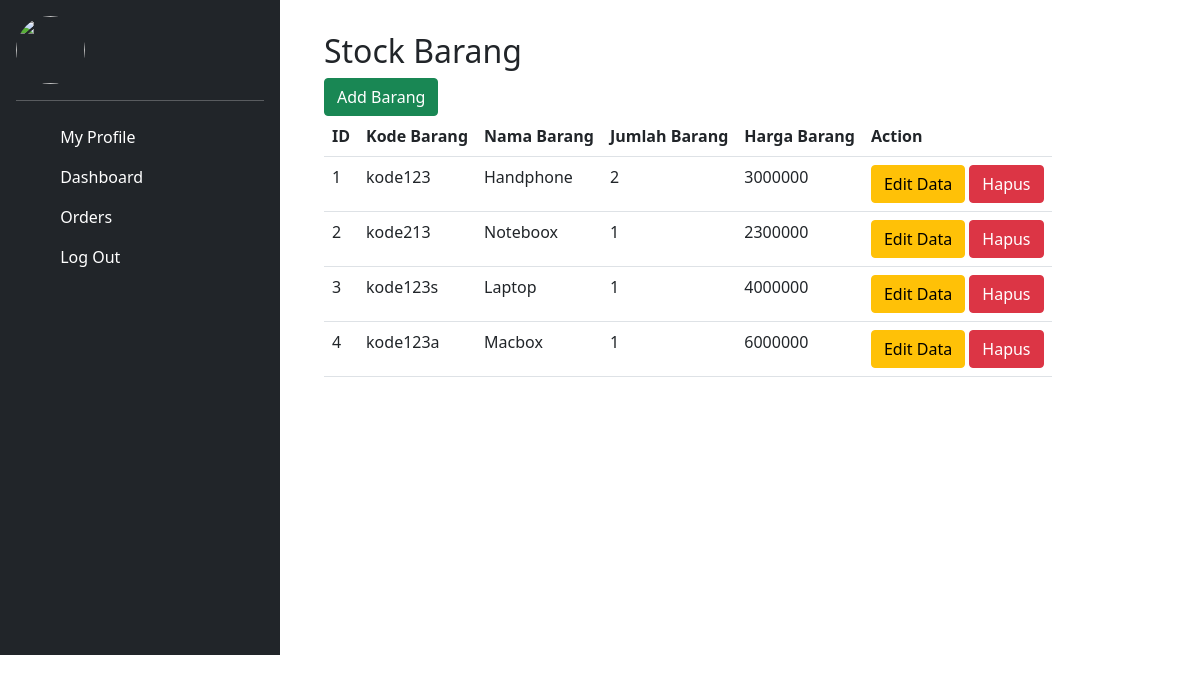
The page /orders on the database as committed earlier.
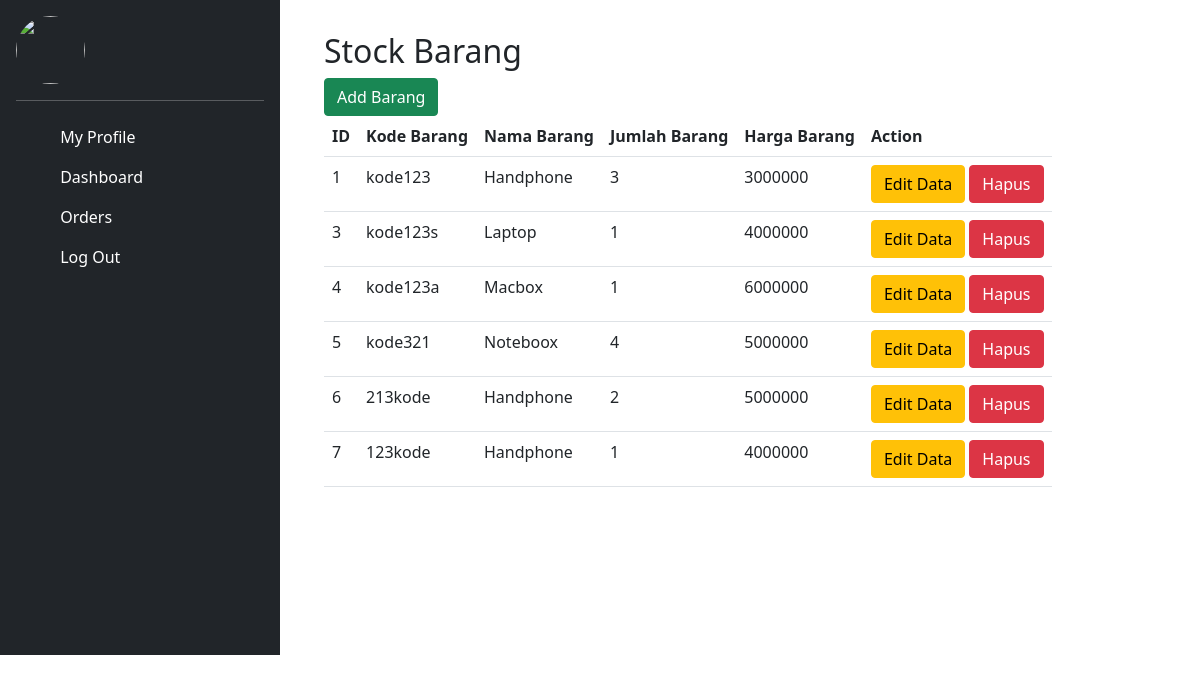
The same page on the database as committed later.
### tables this page shows
CREATE TABLE "barang" (
	"id" INTEGER,
	"kode_barang"	VARCHAR(255),
	"nama_barang"	VARCHAR(255),
	"jumlah_barang"	INTEGER,
	"harga_barang"	INTEGER,
	PRIMARY KEY("id" AUTOINCREMENT)
);

### app.py (the view)
@app.route('/orders')
def orders():
    with sqlite3.connect('database.db') as db:
        cursor = db.cursor()
        cursor.execute("SELECT * FROM barang;")
    items = {
        "data": cursor.fetchall()
    }
    return render_template("orders.html", items=items)

### templates/orders.html (shortened to what this page needs)
<!DOCTYPE html>
<html>
<head>
	<link rel="stylesheet" type="text/css" href="../static/css/dash.css">
	<link href="https://cdn.jsdelivr.net/npm/bootstrap@5.1.3/dist/css/bootstrap.min.css" rel="stylesheet">
</head>
<body>
<main class="d-flex flex-nowrap">
	{% include "snippets/dash.html" %}
	<div class="d-flex flex-column flex-shrink-0 p-3">
		<div class="column">
			<div class="container">
    			<div class="row">
        		<div class="col md-12">
            <div class="jumbotron p-3">
				<h2>Stock Barang</h2>
				<button type="button" class="btn btn-success float-right" data-toggle="modal" data-target="#mymodal">Add Barang</button> </h2>
	      	<table class="table table-hover">
	           <tr>
	               <th>ID</th>
	               <th>Kode Barang</th>
	               <th>Nama Barang</th>
	               <th>Jumlah Barang</th>
	               <th>Harga Barang</th>
	               <th>Action</th>
	           </tr>
                  {% for row in items['data'] %}
                   <tr>
                     <td>{{ row[0] }}</td>
                     <td>{{ row[1] }}</td>
                     <td>{{ row[2] }}</td>
                     <td>{{ row[3] }}</td>
                     <td>{{ row[4] }}</td>
                     <td>
                        <button class="btn btn-warning" data-toggle="modal" data-target="#modalEdit{{ row.0 }}">Edit Data</button>
                        <a href="/hapus/{{ row[0] }}" onclick="return confirm('Yakin ingin hapus?')"><button class="btn btn-danger">Hapus</button></a>
                     </td>
                   </tr>
                 {% endfor %}
            </table>
        			</div>
    			</div>
			</div>
		</div>
	</div>
</main>
</body>
</html>

### templates/snippets/dash.html (shortened to what this page needs)
<div class="d-flex flex-column flex-shrink-0 p-3 text-white bg-dark clm">
  <div class="dropdown">
      <img src="../static/image/profile.jpg" width="69" height="68" class="rounded-circle me-2">
  </div>
  <hr>
  <ul class="nav nav-pills flex-column mb-auto">
    	<li class="nav-item">
      	<a href="{{ url_for('myprofile')}}" class="nav-link text-white" aria-current="page">
        	<svg class="bi pe-none me-2" width="16" height="16"><use xlink:href="#home"></use></svg>
        	My Profile
      	</a>
    	</li>
    	<li>
      	<a href="{{ url_for('dashboard')}}" class="nav-link text-white">
        	<svg class="bi pe-none me-2" width="16" height="16"><use xlink:href="#speedometer2"></use></svg>
        Dashboard
      	</a>
    	</li>
    	<li>
      	<a href="{{ url_for('orders')}}" class="nav-link text-white">
        	<svg class="bi pe-none me-2" width="16" height="16"><use xlink:href="#table"></use></svg>
        Orders
      	</a>
    	</li>
  	  <li>
        <a href="{{ url_for('auth.logout')}}" class="nav-link text-white">
          <svg class="bi pe-none me-2" width="16" height="16"><use xlink:href="#people-circle"></use></svg>
        Log Out
        </a>
      </li>
    </ul>
</div>

### static/css/dash.css (style rules this page uses)
.clm { width: 280px; height: 655px; }

Rows that differ between the two databases and show on the page:
removed barang: id "2", kode_barang "kode213", nama_barang "Noteboox", jumlah_barang "1", harga_barang "2300000"
changed barang "kode123": jumlah_barang "2" → "3"
added barang: id "5", kode_barang "kode321", nama_barang "Noteboox", jumlah_barang "4", harga_barang "5000000"
added barang: id "6", kode_barang "213kode", nama_barang "Handphone", jumlah_barang "2", harga_barang "5000000"
added barang: id "7", kode_barang "123kode", nama_barang "Handphone", jumlah_barang "1", harga_barang "4000000"
